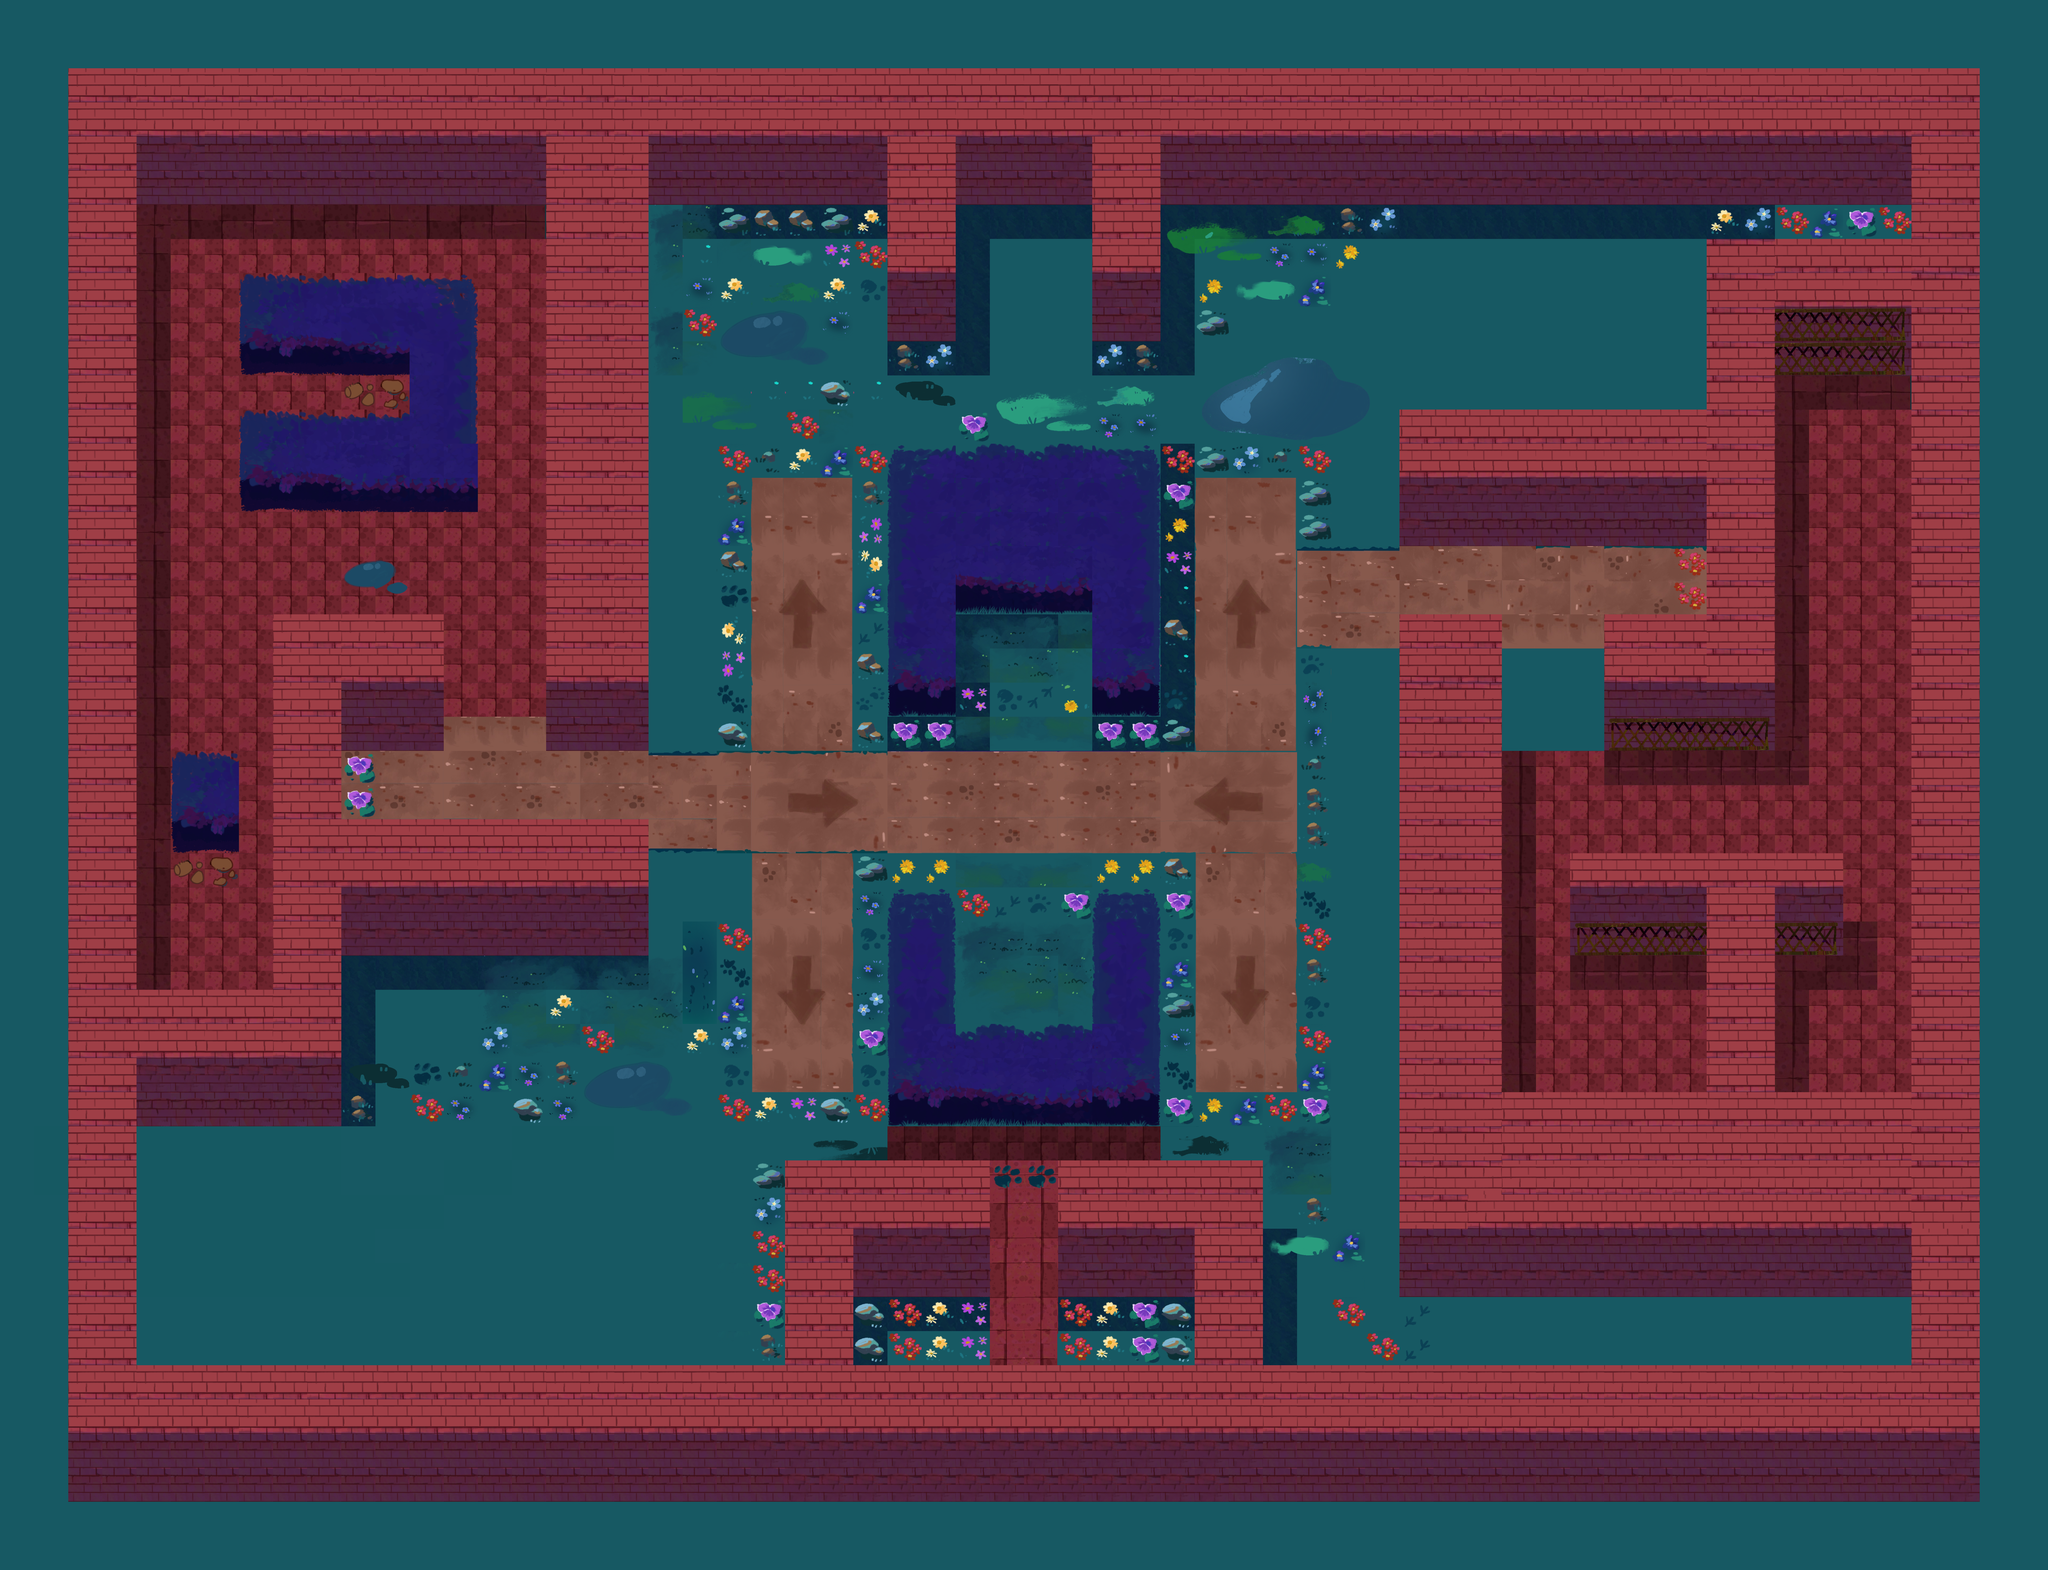

The image is a tile-based game level rendered from a .tmx file. Its description and source (layers, tilesets, objects; grid data summarised) follow:
An orthogonal 60x46 tile map with 128x128 px tiles, 2 tile layers (ground, decoration), 12 tilesets and 170 objects (11x Guard, 8x Vent, 6x Camera, 4x Checkpoint, 3x Key, ...).

<map version="1.10" tiledversion="1.11.2" orientation="orthogonal" renderorder="right-down" width="60" height="46" tilewidth="128" tileheight="128" infinite="0" nextlayerid="10" nextobjectid="382">
 <editorsettings>
  <export target="../hard6.tmx" format="tmx" />
 </editorsettings>
 <tileset firstgid="1" source="../../tilesets/path-1.tsx" />
 <tileset firstgid="211" source="../../tilesets/walls-1.tsx" />
 <tileset firstgid="421" source="../../tilesets/walls-2.tsx" />
 <tileset firstgid="631" source="../../tilesets/path-3.tsx" />
 <tileset firstgid="887" source="../../tilesets/trees.tsx" />
 <tileset firstgid="896" source="../../tilesets/decorations-2.tsx" />
 <tileset firstgid="1016" source="../../tilesets/fence.tsx" />
 <tileset firstgid="1046" source="../../tilesets/path-2.tsx" />
 <tileset firstgid="1256" source="../../tilesets/decals-2.tsx" />
 <tileset firstgid="1344" source="../../tilesets/interiordecorations1.tsx" />
 <tileset firstgid="1394" source="../../tilesets/IMG_7622.tsx" />
 <tileset firstgid="1482" source="../../tilesets/grass_shadow2.tsx" />
 <layer id="1" name="ground" width="60" height="46">
  <data>[2760 cells, 2760 non-empty, 198 distinct tile ids]</data>
 </layer>
 <layer id="9" name="decoration" width="60" height="46">
  <data>[2760 cells, 368 non-empty, 138 distinct tile ids]</data>
 </layer>
 <objectgroup id="3" name="walls">
  <object id="29" x="256" y="256" width="7168" height="512" />
  <object id="30" x="256" y="640" width="256" height="4992" />
  <object id="31" x="384" y="3712" width="896" height="512" />
  <object id="32" x="1024" y="2304" width="256" height="1536" />
  <object id="37" x="1152" y="2304" width="512" height="512" />
  <object id="38" x="2048" y="640" width="384" height="2176" />
  <object id="39" x="1152" y="3072" width="1280" height="512" />
  <object id="40" x="384" y="5120" width="7040" height="512" />
  <object id="41" x="7168" y="640" width="256" height="4608" />
  <object id="42" x="5248" y="4096" width="2048" height="768" />
  <object id="43" x="5248" y="2304" width="384" height="1920" />
  <object id="44" x="5248" y="1536" width="1408" height="512" />
  <object id="45" x="6400" y="896" width="256" height="1920" />
  <object id="46" x="6016" y="2304" width="512" height="512" />
  <object id="47" x="6528" y="896" width="768" height="512" />
  <object id="48" x="5888" y="3200" width="1024" height="384" />
  <object id="49" x="6400" y="3456" width="256" height="768" />
  <object id="50" x="3328" y="768" width="256" height="512" />
  <object id="51" x="4096" y="768" width="256" height="512" />
  <object id="53" x="2944" y="4352" width="768" height="512" />
  <object id="54" x="3968" y="4352" width="768" height="512" />
  <object id="55" x="2944" y="4736" width="256" height="512" />
  <object id="56" x="4480" y="4736" width="256" height="512" />
  <object id="60" x="3328" y="3328" width="256" height="896" />
  <object id="61" x="4096" y="3328" width="256" height="896" />
  <object id="62" x="3456" y="3840" width="768" height="384" />
  <object id="121" x="384" y="4224" width="2432" height="896" />
  <object id="135" x="5376" y="4608" width="1792" height="512" />
  <object id="147" x="5248" y="768" width="1152" height="768" />
  <object id="188" x="640" y="2816" width="256" height="384" />
  <object id="231" x="3328" y="2048" width="256" height="640" />
  <object id="232" x="4096" y="2048" width="256" height="640" />
  <object id="236" x="896" y="1024" width="896" height="384" />
  <object id="237" x="896" y="1536" width="896" height="384" />
  <object id="238" x="1536" y="1280" width="256" height="384" />
  <object id="251" x="3328" y="1664" width="1024" height="640" />
  <object id="292" x="6400" y="768" width="768" height="128" />
  <object id="373" x="2432" y="768" width="128" height="2048" />
  <object id="375" x="2432" y="768" width="256" height="2048" />
  <object id="376" x="2432" y="3200" width="128" height="512" />
  <object id="377" x="1280" y="3584" width="1152" height="128" />
  <object id="378" x="1280" y="3840" width="128" height="128" />
  <object id="379" x="1280" y="3712" width="128" height="128" />
  <object id="380" x="5120" y="1664" width="128" height="384" />
  <object id="381" x="4992" y="2432" width="256" height="2432" />
 </objectgroup>
 <objectgroup id="4" name="objects">
  <!-- 42 objects omitted --></objectgroup>
 <objectgroup id="8" name="images">
  <!-- 83 objects omitted --></objectgroup>
</map>
<!-- 125 of 170 objects omitted -->
